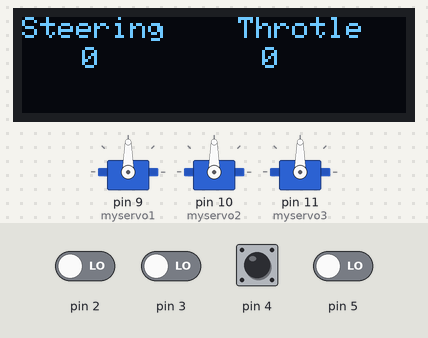
Recording of a sketch running on a simulated Arduino Uno, built with avr-gcc and run on an emulated ATmega328P. Parts: 128×32 one-colour display, 3 × servo. The inputs (shaded band) are chosen by the test bench; at power-on: pin 2–5 LOW. What the sketch prints to the serial monitor is not drawn.

Above: at 2.2 s.
2.3 s: pin 4 pulsed HIGH 5 times (0.12 s each, 0.3 s apart)
At 8.7 s:
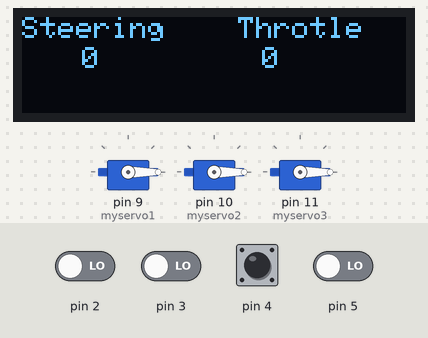
At 9.6 s:
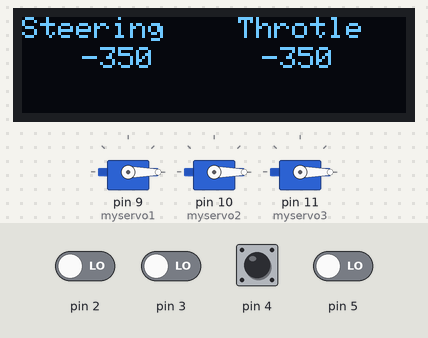
Timing chart, 0 to 11.1 s (numbered marks = the images above; inputs shaded):
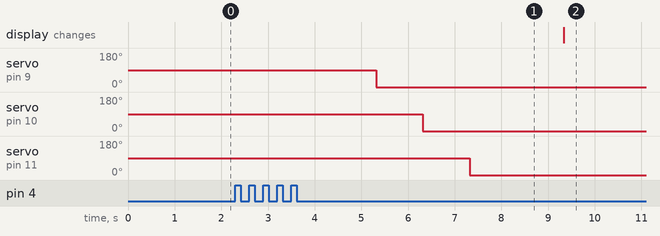

The sketch:

main.ino
```cpp
#include <Servo.h>
#include <SPI.h>
#include <Wire.h>
#include <Adafruit_GFX.h>
#include <Adafruit_SSD1306.h>

Adafruit_SSD1306 display = Adafruit_SSD1306(128, 32);

Servo myservo1;
Servo myservo2;
Servo myservo3;

void setup() {
  Serial.begin(115200);
    display.begin(SSD1306_SWITCHCAPVCC, 0x3C);
  display.clearDisplay();
  display.setTextSize(1);
  display.setTextColor(SSD1306_WHITE);
  display.setCursor(0,0);
  display.print("Steering    Throtle");
  display.setCursor(20,10);
  display.print("0");
  display.setCursor(80,10);
  display.print("0");
  display.display();
  delay(1000);
  pinMode(2,INPUT);
  pinMode(3,INPUT);
  pinMode(4,INPUT);
  pinMode(5,INPUT);
  myservo1.attach(9);
  myservo2.attach(10);
  myservo3.attach(11);

}
void loop() {
  Serial.print("CH1=");
  Serial.print(map(pulseIn(2,HIGH),1100,1900,0,255));
  Serial.print(",CH2=");
  Serial.print(map(pulseIn(3,HIGH),1100,1900,0,255));
  Serial.print(",CH3=");
  Serial.print(map(pulseIn(4,HIGH),1100,1900,0,255));
  Serial.print(",CH4=");
  Serial.print(map(pulseIn(5,HIGH),1100,1900,0,255));
  ;Serial.print("\n");
   myservo1.write(map(pulseIn(2,HIGH),1100,1900,0,255));
   myservo2.write(map(pulseIn(3,HIGH),1100,1900,0,255)-125);
   myservo3.write(map(pulseIn(4,HIGH),1100,1900,0,255));
   display.clearDisplay();
   display.setCursor(0,0);
  display.print("Steering    Throtle");
  display.setCursor(20,10);
  display.print("     ");
  display.setCursor(20,10);
  display.print(map(pulseIn(2,HIGH),1100,1900,0,255));
  display.setCursor(80,10);
  display.print("     ");
  display.setCursor(80,10);
  display.print(map(pulseIn(3,HIGH),1100,1900,0,255));
  display.display();
   delay(10);
}
```

Measured:
- after the input at 2.3 s, servo on pin 9 (myservo1): 90° → 0° after 3.0 s instead of 3.7 s; servo on pin 10 (myservo2): 90° → 0° after 4.0 s instead of 4.7 s; servo on pin 11 (myservo3): 90° → 0° after 5.0 s instead of 5.7 s
